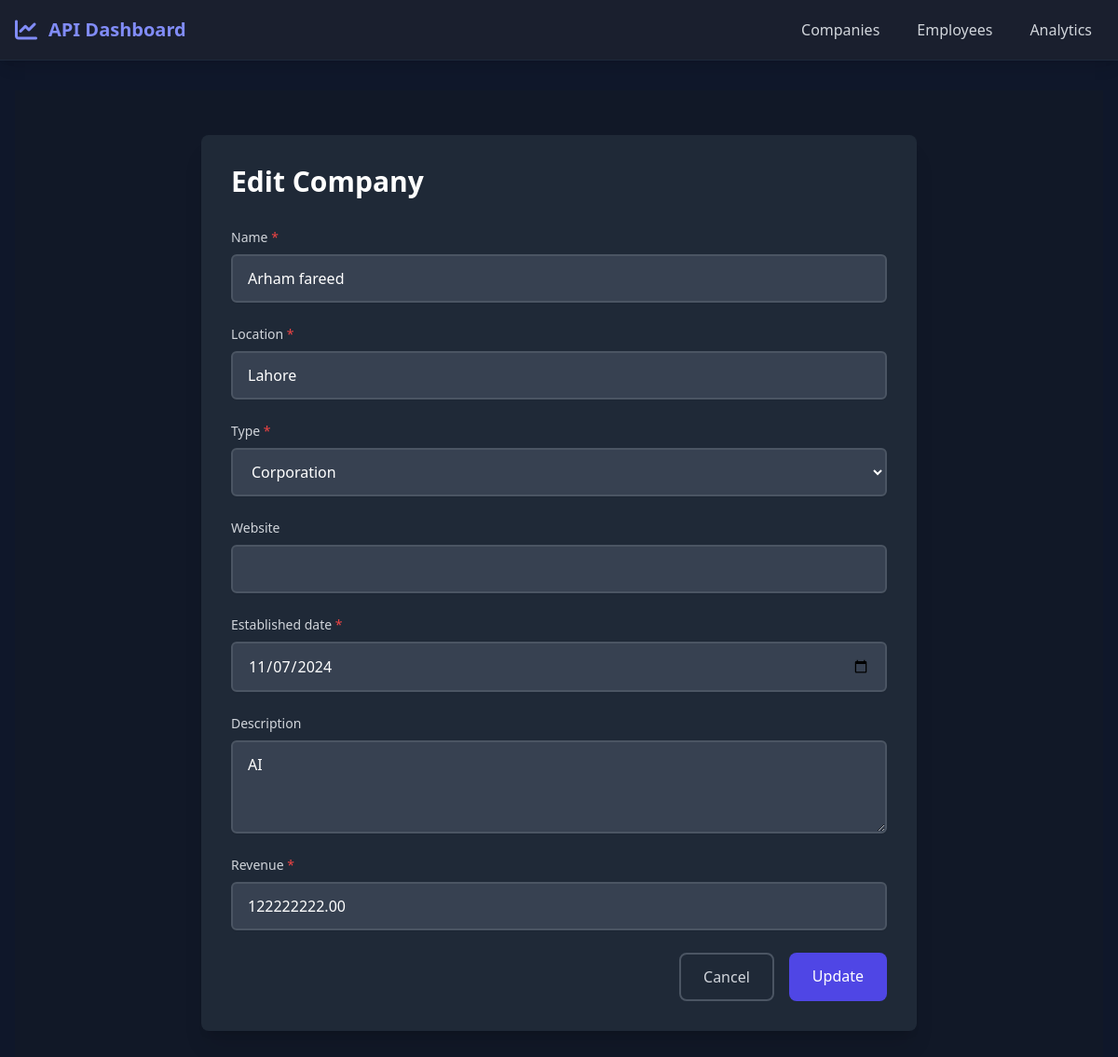
/companies/16/update/, run on the app's committed database.
### api/models.py (models this page shows, shortened)
class Company(models.Model):
    COMPANY_TYPES = [
        ('CORP', 'Corporation'),
        ('LLC', 'Limited Liability Company'),
        ('PART', 'Partnership'),
        ('SOLE', 'Sole Proprietorship'),
    ]
    name = models.CharField(max_length=100, unique=True)
    location = models.CharField(max_length=200)
    type = models.CharField(max_length=4, choices=COMPANY_TYPES, default='CORP')
    revenue = models.DecimalField(max_digits=12, decimal_places=2, default=0)
    website = models.URLField(blank=True)
    established_date = models.DateField(null=True, blank=True)
    description = models.TextField(blank=True)
    slug = models.SlugField(unique=True, blank=True)
    created_at = models.DateTimeField(auto_now_add=True)
    updated_at = models.DateTimeField(auto_now=True)
    class Meta:
        verbose_name_plural = "Companies"
        ordering = ['name']

### api/views.py (the view)
# urls.py: path('companies/<int:pk>/update/', views.CompanyUpdateView.as_view(), name='company_update'),
class CompanyUpdateView(UpdateView):
    model = Company
    form_class = CompanyForm
    template_name = 'company_form.html'
    success_url = reverse_lazy('company_list')

### api/templatetags/custom_filters.py (called while the page is built)
@register.filter(name='addclass')
def addclass(field, css_classes):
    if field.field.widget.attrs.get('class'):
        css_classes = f"{field.field.widget.attrs['class']} {css_classes}"
    return field.as_widget(attrs={"class": css_classes})

### api/templates/company_form.html (shortened to what this page needs)
{% extends 'base.html' %}
{% load custom_filters %}
{% block content %}
<div class="min-h-screen bg-gray-900 py-12 px-4 sm:px-6 lg:px-8">
    <div class="max-w-3xl mx-auto">
        <div class="bg-gray-800 rounded-lg shadow-xl p-8">
            <h2 class="text-3xl font-bold text-white mb-8">
                {% if form.instance.pk %}Edit Company{% else %}Add New Company{% endif %}
            </h2>
            <form method="post" action="{% if form.instance.pk %}{% url 'company_edit' form.instance.pk %}{% else %}{% url 'company_create' %}{% endif %}" class="space-y-6">
                {% for field in form %}
                <div class="form-group">
                    <label for="{{ field.id_for_label }}" class="block text-sm font-medium text-gray-300 mb-2">
                        {{ field.label }}
                        {% if field.field.required %}<span class="text-red-500">*</span>{% endif %}
                    </label>
                    <div class="relative">
                        {{ field|addclass:"w-full px-4 py-3 rounded-lg border-2 border-gray-600 bg-gray-700 text-white placeholder-gray-400 focus:outline-none focus:border-indigo-500 focus:ring-1 focus:ring-indigo-500 transition duration-200" }}
                    </div>
                </div>
                {% endfor %}
                <div class="flex justify-end space-x-4 mt-8">
                    <a href="{% url 'company_list' %}"
                       class="inline-flex justify-center px-6 py-3 border-2 border-gray-600 text-base font-medium rounded-lg text-gray-300 bg-transparent hover:bg-gray-700 focus:outline-none focus:ring-2 focus:ring-offset-2 focus:ring-gray-500 transition-all duration-200">
                        Cancel
                    </a>
                    <button type="submit"
                            class="inline-flex justify-center px-6 py-3 border border-transparent text-base font-medium rounded-lg text-white bg-indigo-600 hover:bg-indigo-700 focus:outline-none focus:ring-2 focus:ring-offset-2 focus:ring-indigo-500 transition-all duration-200">
                        {% if form.instance.pk %}Update{% else %}Create{% endif %}
                    </button>
                </div>
            </form>
        </div>
    </div>
</div>
{% endblock %}

### data on the page
Company: form "Arham fareed" "Lahore" "Corporation" "11/07/2024" "AI" "122222222.00"

### other printed values
{{ field.label }} "Name" "Location" "Type" "Website" "Established date" "Description" "Revenue"
